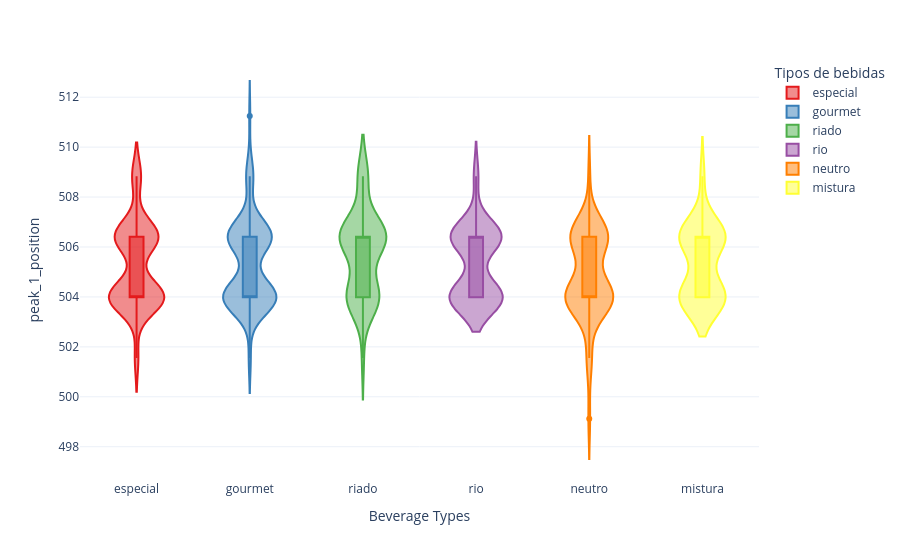

Notebook source saved alongside this figure:
### Code cell
fig = groupby_violin('peak_1_position',
                     peaks)
fig.show()

### Figure 1 — Plotly figure (JSON) as saved in the notebook; plotly's stock layout.template omitted (floating-point values rounded to 4 significant figures)
{"data": [{"alignmentgroup": "True", "box": {"visible": true}, "hovertemplate": "Tipos de bebidas=%{x}<br>peak_1_position=%{y}<extra></extra>", "legendgroup": "especial", "marker": {"color": "#e41a1c"}, "name": "especial", "offsetgroup": "especial", "orientation": "v", "scalegroup": "True", "showlegend": true, "type": "violin", "x": ["especial", "especial", "especial", "especial", "especial", "especial", "especial", "especial", "especial", "especial", "especial", "especial", "especial", "especial", "especial", "especial", "especial", "especial", "especial", "especial", "especial", "especial", "especial", "especial", "especial", "especial", "especial", "especial", "especial", "especial", "especial", "especial", "especial", "especial", "especial", "especial", "especial", "especial", "especial", "especial", "especial", "especial", "especial", "especial", "especial", "especial", "especial", "especial", "especial", "especial", "especial", "especial", "especial", "especial", "especial", "especial", "especial", "especial", "especial", "especial", "especial", "especial", "especial", "especial", "especial", "especial", "especial", "especial", "especial", "especial", "especial", "especial", "especial", "especial", "especial", "especial", "especial", "especial", "especial", "especial", "especial", "especial", "especial", "especial", "especial", "especial", "especial", "especial", "especial", "especial", "especial", "especial", "especial", "especial", "especial", "especial", "especial", "especial", "especial", "especial", "especial", "especial", "especial", "especial", "especial", "especial", "especial", "especial", "especial", "especial", "especial", "especial", "especial", "especial", "especial", "especial", "especial", "especial", "especial", "especial", "especial", "especial", "especial", "especial", "especial"], "x0": " ", "xaxis": "x", "y": [504.0, 504.0, 506.4, 506.4, 508.8, 506.4, 504.0, 504.0, 508.8, 508.8, 508.8, 506.4, 506.4, 506.4, 506.4, 504.0, 504.0, 506.4, 508.8, 504.0, 504.0, 504.0, 504.0, 504.0, 504.0, 506.4, 504.0, 506.4, 506.4, 506.4, 506.4, 506.4, 504.0, 506.4, 504.0, 504.0, 506.4, 504.0, 504.0, 504.0, 504.0, 504.0, 504.0, 504.0, 504.0, 508.8, 506.4, 504.0, 504.0, 504.0, 508.8, 504.0, 504.0, 506.4, 504.0, 506.4, 504.0, 501.6, 504.0, 504.0, 504.0, 504.0, 504.0, 504.0, 506.4, 506.4, 504.0, 504.0, 504.0, 506.4, 501.6, 504.0, 508.8, 504.0, 504.0, 504.0, 504.0, 504.0, 506.4, 506.4, 501.6, 506.4, 504.0, 504.0, 504.0, 506.4, 506.4, 506.4, 506.4, 506.4, 506.4, 506.4, 506.4, 506.4, 506.4, 506.4, 504.0, 504.0, 504.0, 501.6, 504.0, 504.0, 506.4, 504.0, 506.4, 506.4, 506.4, 506.4, 504.0, 506.4, 504.0, 506.4, 506.4, 508.8, 504.0, 504.0, 506.4, 504.0, 506.4, 506.4, 506.4, 504.0, 504.0, 506.4, 508.8], "y0": " ", "yaxis": "y"}, {"alignmentgroup": "True", "box": {"visible": true}, "hovertemplate": "Tipos de bebidas=%{x}<br>peak_1_position=%{y}<extra></extra>", "legendgroup": "gourmet", "marker": {"color": "#377eb8"}, "name": "gourmet", "offsetgroup": "gourmet", "orientation": "v", "scalegroup": "True", "showlegend": true, "type": "violin", "x": ["gourmet", "gourmet", "gourmet", "gourmet", "gourmet", "gourmet", "gourmet", "gourmet", "gourmet", "gourmet", "gourmet", "gourmet", "gourmet", "gourmet", "gourmet", "gourmet", "gourmet", "gourmet", "gourmet", "gourmet", "gourmet", "gourmet", "gourmet", "gourmet", "gourmet", "gourmet", "gourmet", "gourmet", "gourmet", "gourmet", "gourmet", "gourmet", "gourmet", "gourmet", "gourmet", "gourmet", "gourmet", "gourmet", "gourmet", "gourmet", "gourmet", "gourmet", "gourmet", "gourmet", "gourmet", "gourmet", "gourmet", "gourmet", "gourmet", "gourmet", "gourmet", "gourmet", "gourmet", "gourmet", "gourmet", "gourmet", "gourmet", "gourmet", "gourmet", "gourmet", "gourmet", "gourmet", "gourmet", "gourmet", "gourmet", "gourmet", "gourmet", "gourmet", "gourmet", "gourmet", "gourmet", "gourmet", "gourmet", "gourmet", "gourmet", "gourmet", "gourmet", "gourmet", "gourmet", "gourmet", "gourmet", "gourmet", "gourmet", "gourmet", "gourmet", "gourmet", "gourmet", "gourmet", "gourmet", "gourmet", "gourmet", "gourmet", "gourmet", "gourmet", "gourmet", "gourmet", "gourmet", "gourmet", "gourmet", "gourmet", "gourmet", "gourmet", "gourmet", "gourmet", "gourmet"], "x0": " ", "xaxis": "x", "y": [506.4, 506.4, 504.0, 506.4, 504.0, 508.8, 506.4, 506.4, 506.4, 504.0, 506.4, 506.4, 504.0, 504.0, 506.4, 506.4, 504.0, 504.0, 504.0, 506.4, 501.6, 506.4, 506.4, 504.0, 504.0, 504.0, 504.0, 504.0, 504.0, 504.0, 506.4, 504.0, 506.4, 506.4, 506.4, 504.0, 506.4, 501.6, 504.0, 504.0, 506.4, 504.0, 504.0, 504.0, 504.0, 504.0, 504.0, 504.0, 504.0, 504.0, 504.0, 504.0, 504.0, 506.4, 504.0, 506.4, 504.0, 504.0, 506.4, 504.0, 508.8, 504.0, 504.0, 504.0, 506.4, 506.4, 506.4, 504.0, 508.8, 506.4, 504.0, 504.0, 504.0, 504.0, 506.4, 508.8, 506.4, 506.4, 504.0, 506.4, 506.4, 504.0, 506.4, 506.4, 504.0, 504.0, 506.4, 506.4, 506.4, 508.8, 508.8, 504.0, 511.2, 508.8, 506.4, 504.0, 506.4, 506.4, 504.0, 506.4, 504.0, 506.4, 506.4, 504.0, 506.4], "y0": " ", "yaxis": "y"}, {"alignmentgroup": "True", "box": {"visible": true}, "hovertemplate": "Tipos de bebidas=%{x}<br>peak_1_position=%{y}<extra></extra>", "legendgroup": "riado", "marker": {"color": "#4daf4a"}, "name": "riado", "offsetgroup": "riado", "orientation": "v", "scalegroup": "True", "showlegend": true, "type": "violin", "x": ["riado", "riado", "riado", "riado", "riado", "riado", "riado", "riado", "riado", "riado", "riado", "riado", "riado", "riado", "riado", "riado", "riado", "riado", "riado", "riado", "riado", "riado", "riado", "riado", "riado", "riado", "riado", "riado", "riado", "riado", "riado", "riado", "riado", "riado", "riado", "riado", "riado", "riado", "riado", "riado", "riado", "riado", "riado", "riado", "riado"], "x0": " ", "xaxis": "x", "y": [501.6, 504.0, 504.0, 506.4, 506.4, 506.4, 506.4, 504.0, 506.4, 506.4, 506.4, 504.0, 506.4, 504.0, 504.0, 506.4, 506.4, 506.4, 504.0, 504.0, 506.4, 506.4, 504.0, 506.4, 508.8, 504.0, 508.8, 508.8, 506.4, 504.0, 506.4, 508.8, 506.4, 506.4, 504.0, 504.0, 508.8, 506.4, 506.4, 504.0, 506.4, 506.4, 506.4, 504.0, 504.0], "y0": " ", "yaxis": "y"}, {"alignmentgroup": "True", "box": {"visible": true}, "hovertemplate": "Tipos de bebidas=%{x}<br>peak_1_position=%{y}<extra></extra>", "legendgroup": "rio", "marker": {"color": "#984ea3"}, "name": "rio", "offsetgroup": "rio", "orientation": "v", "scalegroup": "True", "showlegend": true, "type": "violin", "x": ["rio", "rio", "rio", "rio", "rio", "rio", "rio", "rio", "rio", "rio", "rio", "rio", "rio", "rio", "rio", "rio", "rio", "rio", "rio", "rio", "rio", "rio", "rio", "rio", "rio", "rio", "rio", "rio", "rio", "rio", "rio", "rio", "rio", "rio", "rio", "rio", "rio", "rio", "rio", "rio", "rio", "rio", "rio", "rio", "rio", "rio", "rio", "rio", "rio", "rio", "rio", "rio", "rio", "rio", "rio"], "x0": " ", "xaxis": "x", "y": [506.4, 506.4, 506.4, 506.4, 504.0, 504.0, 508.8, 508.8, 506.4, 506.4, 504.0, 504.0, 504.0, 504.0, 504.0, 504.0, 506.4, 504.0, 506.4, 504.0, 506.4, NaN, 504.0, 506.4, 504.0, NaN, 506.4, NaN, 504.0, 504.0, 506.4, 506.4, 504.0, 506.4, 506.4, 504.0, 504.0, 506.4, 506.4, 504.0, 506.4, NaN, NaN, NaN, 506.4, 506.4, 506.4, 504.0, NaN, 504.0, NaN, 504.0, 504.0, 504.0, 506.4], "y0": " ", "yaxis": "y"}, {"alignmentgroup": "True", "box": {"visible": true}, "hovertemplate": "Tipos de bebidas=%{x}<br>peak_1_position=%{y}<extra></extra>", "legendgroup": "neutro", "marker": {"color": "#ff7f00"}, "name": "neutro", "offsetgroup": "neutro", "orientation": "v", "scalegroup": "True", "showlegend": true, "type": "violin", "x": ["neutro", "neutro", "neutro", "neutro", "neutro", "neutro", "neutro", "neutro", "neutro", "neutro", "neutro", "neutro", "neutro", "neutro", "neutro", "neutro", "neutro", "neutro", "neutro", "neutro", "neutro", "neutro", "neutro", "neutro", "neutro", "neutro", "neutro", "neutro", "neutro", "neutro", "neutro", "neutro", "neutro", "neutro", "neutro", "neutro", "neutro", "neutro", "neutro", "neutro", "neutro", "neutro", "neutro", "neutro", "neutro", "neutro", "neutro", "neutro", "neutro", "neutro", "neutro", "neutro", "neutro", "neutro", "neutro"], "x0": " ", "xaxis": "x", "y": [504.0, 501.6, 506.4, 499.1, 504.0, 506.4, 506.4, 506.4, 506.4, 504.0, 504.0, 506.4, 506.4, 506.4, 506.4, 504.0, 504.0, 506.4, 504.0, 504.0, 506.4, 506.4, 506.4, 504.0, 504.0, 506.4, 506.4, 504.0, 504.0, 506.4, 506.4, 506.4, 508.8, 506.4, 504.0, 506.4, 504.0, 504.0, 504.0, 504.0, 501.6, 504.0, 504.0, 504.0, 506.4, 504.0, 504.0, 504.0, 504.0, 504.0, 506.4, 504.0, 504.0, 501.6, 504.0], "y0": " ", "yaxis": "y"}, {"alignmentgroup": "True", "box": {"visible": true}, "hovertemplate": "Tipos de bebidas=%{x}<br>peak_1_position=%{y}<extra></extra>", "legendgroup": "mistura", "marker": {"color": "#ffff33"}, "name": "mistura", "offsetgroup": "mistura", "orientation": "v", "scalegroup": "True", "showlegend": true, "type": "violin", "x": ["mistura", "mistura", "mistura", "mistura", "mistura", "mistura", "mistura", "mistura", "mistura", "mistura", "mistura", "mistura", "mistura", "mistura", "mistura", "mistura", "mistura", "mistura", "mistura", "mistura", "mistura", "mistura", "mistura", "mistura", "mistura"], "x0": " ", "xaxis": "x", "y": [506.4, 506.4, 506.4, 508.8, 506.4, 504.0, 506.4, 506.4, 506.4, 504.0, 504.0, 506.4, 504.0, 504.0, 504.0, 506.4, 504.0, 504.0, 504.0, 506.4, 504.0, 504.0, 506.4, 504.0, 506.4], "y0": " ", "yaxis": "y"}], "layout": {"legend": {"title": {"text": "Tipos de bebidas"}, "tracegroupgap": 0}, "margin": {"t": 60}, "violinmode": "overlay", "xaxis": {"anchor": "y", "categoryarray": ["especial", "gourmet", "riado", "rio", "neutro", "mistura"], "categoryorder": "array", "domain": [0, 1], "title": {"text": "Beverage Types"}}, "yaxis": {"anchor": "x", "domain": [0, 1], "title": {"text": "peak_1_position"}}}}
